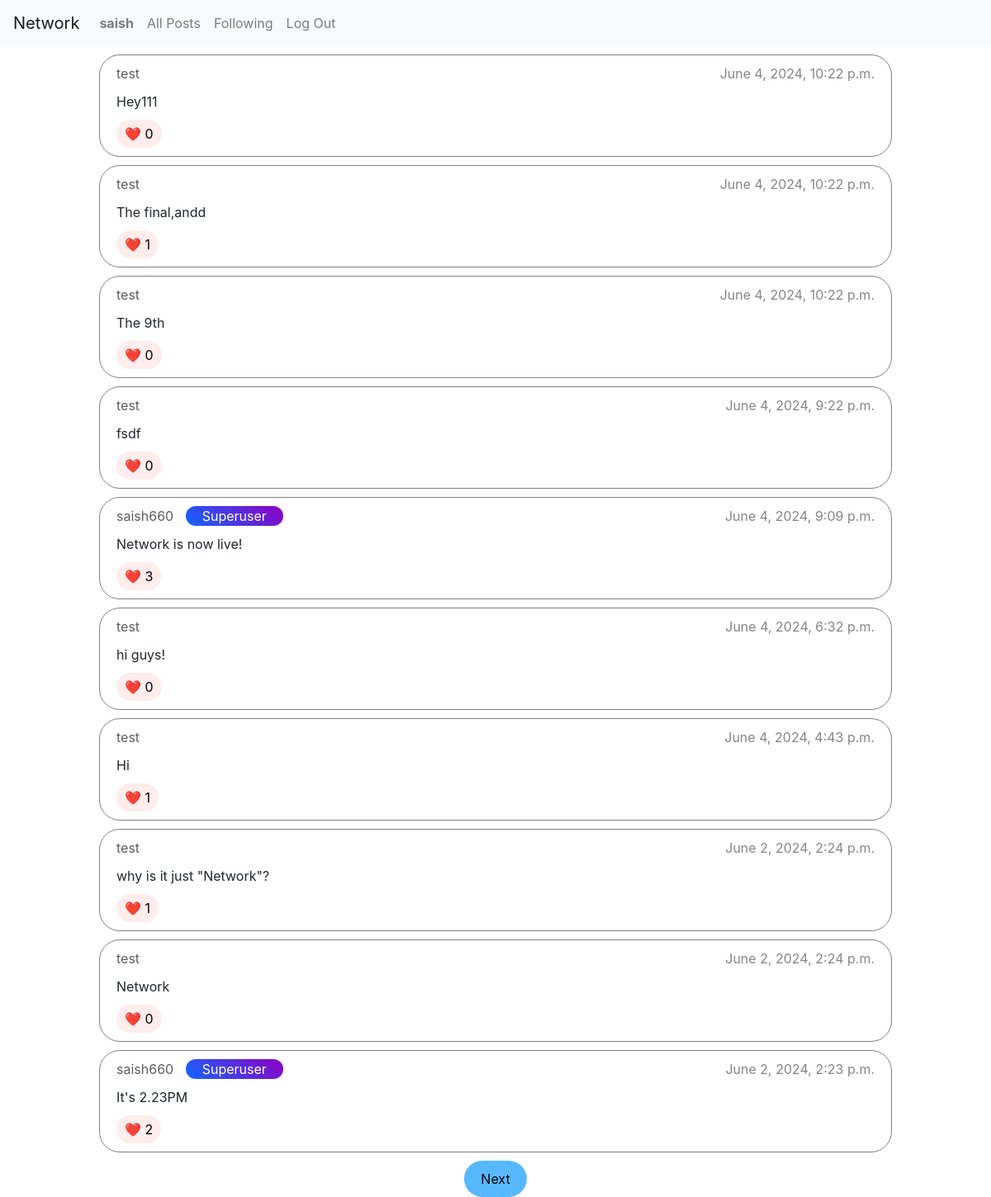
The page /following (signed in) on the database its author committed.
### network/models.py (models this page shows)
class User(AbstractUser):
    followers = models.ManyToManyField('self', symmetrical=False, blank=True, related_name="following")

class Post(models.Model):
    message = models.CharField(max_length=128)
    user = models.ForeignKey(User, on_delete=models.CASCADE, related_name="posts")
    timestamp = models.DateTimeField()
    likes = models.ManyToManyField(User, blank=True, related_name="liked_posts")

### network/views.py (the view)
# urls.py: path("following", views.following_posts, name="following_posts"),
@login_required
def following_posts(request):
    following_list = request.user.following.all()
    posts = Post.objects.filter(user__in = following_list).order_by("-timestamp")
    return render(request, "network/following.html", {
        "page": paginate(request, posts)
    })

### network/views.py (called while the page is built)
def paginate(request, posts):
    try:
        page_num = int(request.GET.get('page_num'))
    except:
        page_num = 1
    pages = Paginator(posts, 10)
    if page_num > pages.num_pages:
        return HttpResponse("404 Page Not Found", status=404)
    return pages.page(page_num)

### network/templates/network/following.html (shortened to what this page needs)
{% extends 'network/layout.html' %}
{% block body %}
    {% for post in page %}
        <div class="post-card" data-id="{{ post.id }}">
            <div class="post-details">
                <div class="user-details-div">
                    <a class="username" href="{% url 'profile' post.user.username %}">{{ post.user.username }}</a>
                    {% if post.user.is_superuser %}
                        <span class="post-user-tag">Superuser</span>
                    {% endif %}
                </div>
                <div>
                    <span class="timestamp">{{ post.timestamp }}</span>
                </div>
            </div>
            <div class="post-message">{{ post.message }}</div>
            <div>
                <button class="like-button">❤️ <span class="like-count">{{ post.likes.all.count }}</span></button>
            </div>
        </div>
    {% empty %}
        <p>No posts yet</p>
    {% endfor %}
    <div class="pagination-buttons-div">
        {% if page.has_next %}
            <a href="{% url 'following_posts' %}?page_num={{ page.next_page_number }}" class="pagination-buttons">Next</a>
        {% endif %}
    </div>
{% endblock %}

### network/templates/network/layout.html (shortened to what this page needs)
{% load static %}
<!DOCTYPE html>
<html lang="en">
    <head>
        <link rel="stylesheet" href="https://stackpath.bootstrapcdn.com/bootstrap/4.4.1/css/bootstrap.min.css">
        <link href="{% static 'network/styles.css' %}" rel="stylesheet">
    </head>
    <body>
        <nav class="navbar navbar-expand-lg navbar-light bg-light">
            <a class="navbar-brand" href="{% url 'index' %}">Network</a>
            <div>
              <ul class="navbar-nav mr-auto">
                {% if user.is_authenticated %}
                    <li class="nav-item">
                        <a class="nav-link" href="{% url 'profile' request.user.username %}"><strong>{{ user.username }}</strong></a>
                    </li>
                {% endif %}
                <li class="nav-item">
                  <a class="nav-link" href="{% url 'all_posts' %}">All Posts</a>
                </li>
                {% if user.is_authenticated %}
                    <li class="nav-item">
                        <a class="nav-link" href="{% url 'following_posts' %}">Following</a>
                    </li>
                    <li class="nav-item">
                        <a class="nav-link" href="{% url 'logout' %}">Log Out</a>
                    </li>
                {% endif %}
              </ul>
            </div>
          </nav>
        <div class="body">
            {% block body %}
            {% endblock %}
        </div>
    </body>
</html>

### network/static/network/styles.css (style rules this page uses)
* { margin: 0; padding: 0; box-sizing: border-box; }
body { font-size: 16px; }
.post-card { border: 1px solid grey; border-radius: 25px; width: 80%; margin: 10px auto; padding: 10px 20px; display: flex; flex-direction: column; }
.post-card .post-details { color: rgb(133, 133, 133); }
.post-card .username { color: rgb(92, 92, 92); margin: 0 10px 0 0; }
.post-user-tag { background: linear-gradient(45deg, rgb(18, 101, 255), rgb(142, 0, 194)); color: white; padding: 2px 20px; border-radius: 20px; }
.user-details-div { float: left; }
.post-card .timestamp { float: right; }
.post-message { margin: 10px 0; }
.like-button { display: inline-block; border: none; background: rgb(255, 236, 236); padding: 5px 10px; border-radius: 25px; }
.pagination-buttons-div { display: flex; justify-content: center; }
.pagination-buttons { text-decoration: none; background-color: rgb(86, 185, 255); color: black; padding: 10px 20px; border-radius: 25px; margin: 0 10px; }

### rows shown on the page
User: username "saish"
Post: user.username "test", timestamp "June 4, 2024, 10:22 p.m.", message "Hey111", likes.all.count "0"
Post: user.username "test", timestamp "June 4, 2024, 10:22 p.m.", message "The final,andd", likes.all.count "1"
Post: user.username "test", timestamp "June 4, 2024, 10:22 p.m.", message "The 9th", likes.all.count "0"
Post: user.username "test", timestamp "June 4, 2024, 9:22 p.m.", message "fsdf", likes.all.count "0"
Post: user.username "saish660", shows "Superuser", timestamp "June 4, 2024, 9:09 p.m.", message "Network is now live!", likes.all.count "3"
Post: user.username "test", timestamp "June 4, 2024, 6:32 p.m.", message "hi guys!", likes.all.count "0"
Post: user.username "test", timestamp "June 4, 2024, 4:43 p.m.", message "Hi", likes.all.count "1"
Post: user.username "test", timestamp "June 2, 2024, 2:24 p.m.", message "why is it just \"Network\"?", likes.all.count "1"
Post: user.username "test", timestamp "June 2, 2024, 2:24 p.m.", message "Network", likes.all.count "0"
Post: user.username "saish660", shows "Superuser", timestamp "June 2, 2024, 2:23 p.m.", message "It's 2.23PM", likes.all.count "2"
